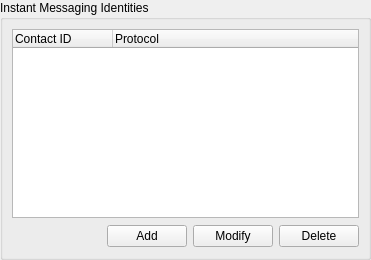
<ui version="4.0" >
 <author></author>
 <comment></comment>
 <exportmacro></exportmacro>
 <class>IMContactManager</class>
 <widget class="QWidget" name="IMContactManager" >
  <property name="geometry" >
   <rect>
    <x>0</x>
    <y>0</y>
    <width>371</width>
    <height>260</height>
   </rect>
  </property>
  <layout class="QGridLayout" >
   <property name="margin" >
    <number>0</number>
   </property>
   <property name="spacing" >
    <number>0</number>
   </property>
   <item row="0" column="0" >
    <widget class="QGroupBox" name="groupBox" >
     <property name="title" >
      <string>Instant Messaging Identities</string>
     </property>
     <layout class="QGridLayout" >
      <property name="margin" >
       <number>9</number>
      </property>
      <property name="spacing" >
       <number>6</number>
      </property>
      <item row="1" column="0" >
       <layout class="QGridLayout" >
        <property name="margin" >
         <number>0</number>
        </property>
        <property name="spacing" >
         <number>6</number>
        </property>
        <item row="0" column="3" >
         <widget class="QPushButton" name="deleteIMContactButton" >
          <property name="text" >
           <string>Delete</string>
          </property>
         </widget>
        </item>
        <item row="0" column="0" >
         <spacer>
          <property name="orientation" >
           <enum>Qt::Horizontal</enum>
          </property>
          <property name="sizeHint" >
           <size>
            <width>104</width>
            <height>24</height>
           </size>
          </property>
         </spacer>
        </item>
        <item row="0" column="2" >
         <widget class="QPushButton" name="modifyIMContactButton" >
          <property name="text" >
           <string>Modify</string>
          </property>
         </widget>
        </item>
        <item row="0" column="1" >
         <widget class="QPushButton" name="addIMContactButton" >
          <property name="text" >
           <string>Add</string>
          </property>
         </widget>
        </item>
       </layout>
      </item>
      <item row="0" column="0" >
       <widget class="QTreeWidget" name="treeWidget" >
        <property name="rootIsDecorated" >
         <bool>false</bool>
        </property>
        <column>
         <property name="text" >
          <string>Contact ID</string>
         </property>
        </column>
        <column>
         <property name="text" >
          <string>Protocol</string>
         </property>
        </column>
       </widget>
      </item>
     </layout>
    </widget>
   </item>
  </layout>
 </widget>
 <pixmapfunction></pixmapfunction>
 <resources/>
 <connections/>
</ui>
